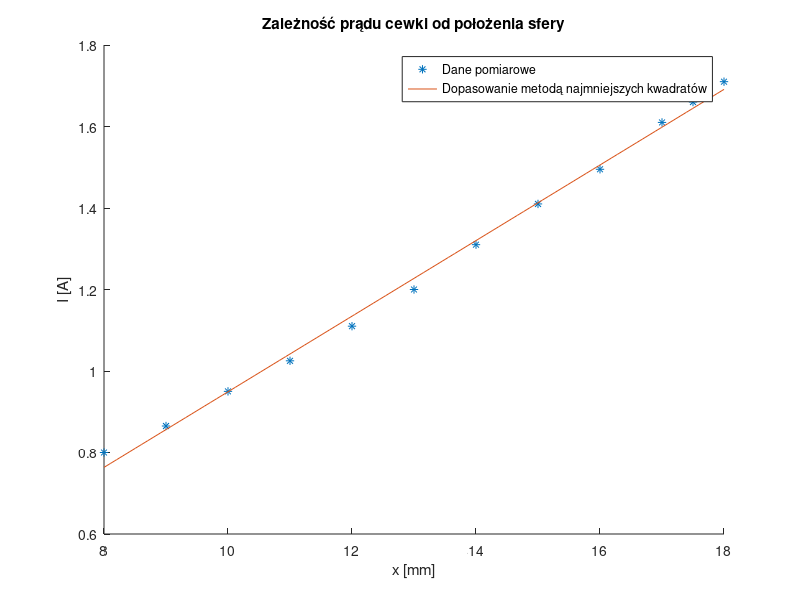
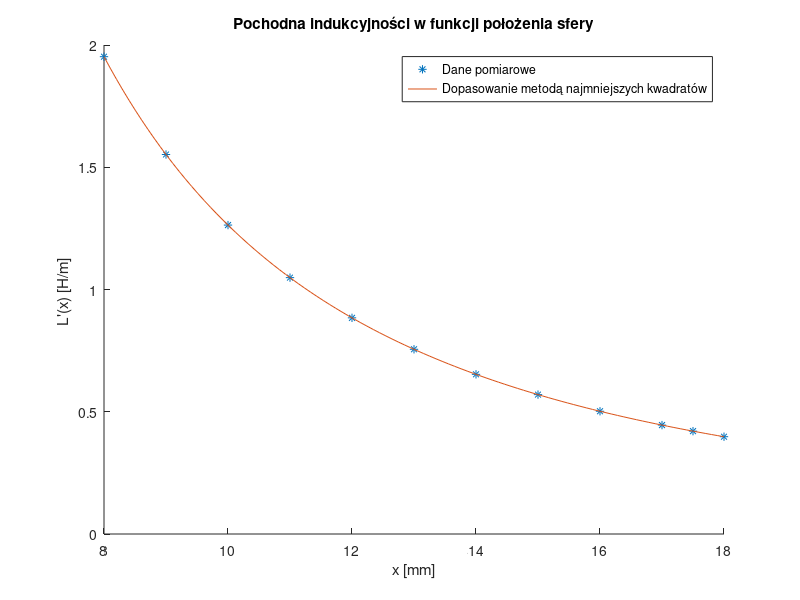

These charts were generated, in order, by the following MATLAB code:
%Autorzy: Filip Kubicz, Piotr Pałucki
%Skrypt do dopasowania metodą regresji liniowej parametrów pochodnej
%indukcyjności

clear all; close all;
load identyfikacja_indukcyjnosc


%Based on: https://www.mathworks.com/help/matlab/data_analysis/linear-regression.html
%Linear regression for y = ax + b -> Y = AB
Y = prad_A;
A = [ ones(length(x_mm), 1) x_mm];
% will be B = [a b];
B = A\Y
b = B(1) 
a = B(2)


%Check results - plot data on one figure
x = linspace(x_mm(1), x_mm(end));
y = a*x+b;

figure
hold on;
plot(x_mm, prad_A, '*', x, y);
title('Zależność prądu cewki od położenia sfery');
xlabel('x [mm]');
ylabel('I [A]');
legend('Dane pomiarowe','Dopasowanie metodą najmniejszych kwadratów');



%Try to find L'(x) = -2*mg*10^-3 / (ax+b)^2
m = 58; %g
g = 9.81; %m/s^2s

Lprim = -(2*m*g*(10^-3))./((a*x+b).^2);
Lprim_dosw = -(2*m*g*(10^-3))./((a*x_mm+b).^2);

figure
hold on;
plot(x_mm, -Lprim_dosw, '*', x, -Lprim);
title('Pochodna indukcyjności w funkcji położenia sfery');
xlabel('x [mm]');
ylabel('L''(x) [H/m] ');
legend('Dane pomiarowe','Dopasowanie metodą najmniejszych kwadratów');


